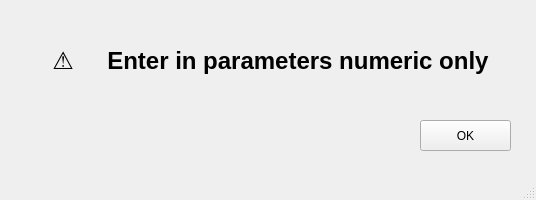
<?xml version="1.0" encoding="UTF-8"?>
<ui version="4.0">
 <class>MainWindow</class>
 <widget class="QMainWindow" name="MainWindow">
  <property name="geometry">
   <rect>
    <x>0</x>
    <y>0</y>
    <width>536</width>
    <height>200</height>
   </rect>
  </property>
  <property name="windowTitle">
   <string>MainWindow</string>
  </property>
  <widget class="QWidget" name="centralwidget">
   <widget class="QLabel" name="label_war">
    <property name="geometry">
     <rect>
      <x>10</x>
      <y>30</y>
      <width>521</width>
      <height>61</height>
     </rect>
    </property>
    <property name="font">
     <font>
      <pointsize>18</pointsize>
      <bold>true</bold>
     </font>
    </property>
    <property name="text">
     <string>⚠️     Enter in parameters numeric only</string>
    </property>
    <property name="alignment">
     <set>Qt::AlignCenter</set>
    </property>
   </widget>
   <widget class="QPushButton" name="pushButton_war">
    <property name="geometry">
     <rect>
      <x>420</x>
      <y>120</y>
      <width>91</width>
      <height>31</height>
     </rect>
    </property>
    <property name="styleSheet">
     <string notr="true"/>
    </property>
    <property name="text">
     <string>OK</string>
    </property>
    <property name="autoDefault">
     <bool>true</bool>
    </property>
    <property name="default">
     <bool>false</bool>
    </property>
    <property name="flat">
     <bool>false</bool>
    </property>
   </widget>
  </widget>
  <widget class="QMenuBar" name="menubar">
   <property name="geometry">
    <rect>
     <x>0</x>
     <y>0</y>
     <width>536</width>
     <height>22</height>
    </rect>
   </property>
  </widget>
  <widget class="QStatusBar" name="statusbar"/>
 </widget>
 <resources/>
 <connections/>
</ui>
